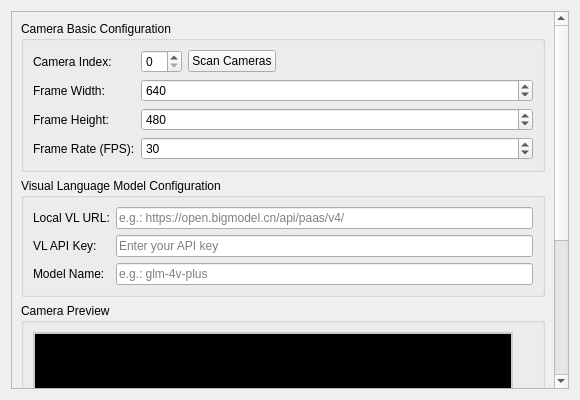
<?xml version="1.0" encoding="UTF-8"?>
<ui version="4.0">
 <class>CameraWidget</class>
 <widget class="QWidget" name="CameraWidget">
  <property name="geometry">
   <rect>
    <x>0</x>
    <y>0</y>
    <width>580</width>
    <height>400</height>
   </rect>
  </property>
  <property name="windowTitle">
   <string>Camera</string>
  </property>
  <layout class="QVBoxLayout" name="verticalLayout">
   <item>
    <widget class="QScrollArea" name="scrollArea">
     <property name="widgetResizable">
      <bool>true</bool>
     </property>
     <widget class="QWidget" name="scrollAreaWidgetContents">
      <property name="geometry">
       <rect>
        <x>0</x>
        <y>0</y>
        <width>578</width>
        <height>380</height>
       </rect>
      </property>
      <layout class="QVBoxLayout" name="contentLayout">
       <item>
        <widget class="QGroupBox" name="camera_basic_group">
         <property name="title">
          <string>Camera Basic Configuration</string>
         </property>
         <layout class="QFormLayout" name="basic_layout">
          <item row="0" column="0">
           <widget class="QLabel" name="label_camera_index">
            <property name="text">
             <string>Camera Index:</string>
            </property>
           </widget>
          </item>
          <item row="0" column="1">
           <layout class="QHBoxLayout" name="camera_index_layout">
            <item>
             <widget class="QSpinBox" name="camera_index_spin">
              <property name="minimum">
               <number>0</number>
              </property>
              <property name="maximum">
               <number>10</number>
              </property>
             </widget>
            </item>
            <item>
             <widget class="QPushButton" name="scan_camera_btn">
              <property name="text">
               <string>Scan Cameras</string>
              </property>
             </widget>
            </item>
            <item>
             <spacer name="horizontalSpacer">
              <property name="orientation">
               <enum>Qt::Horizontal</enum>
              </property>
              <property name="sizeHint" stdset="0">
               <size>
                <width>40</width>
                <height>20</height>
               </size>
              </property>
             </spacer>
            </item>
           </layout>
          </item>
          <item row="1" column="0">
           <widget class="QLabel" name="label_frame_width">
            <property name="text">
             <string>Frame Width:</string>
            </property>
           </widget>
          </item>
          <item row="1" column="1">
           <widget class="QSpinBox" name="frame_width_spin">
            <property name="minimum">
             <number>320</number>
            </property>
            <property name="maximum">
             <number>3840</number>
            </property>
            <property name="singleStep">
             <number>160</number>
            </property>
            <property name="value">
             <number>640</number>
            </property>
           </widget>
          </item>
          <item row="2" column="0">
           <widget class="QLabel" name="label_frame_height">
            <property name="text">
             <string>Frame Height:</string>
            </property>
           </widget>
          </item>
          <item row="2" column="1">
           <widget class="QSpinBox" name="frame_height_spin">
            <property name="minimum">
             <number>240</number>
            </property>
            <property name="maximum">
             <number>2160</number>
            </property>
            <property name="singleStep">
             <number>120</number>
            </property>
            <property name="value">
             <number>480</number>
            </property>
           </widget>
          </item>
          <item row="3" column="0">
           <widget class="QLabel" name="label_fps">
            <property name="text">
             <string>Frame Rate (FPS):</string>
            </property>
           </widget>
          </item>
          <item row="3" column="1">
           <widget class="QSpinBox" name="fps_spin">
            <property name="minimum">
             <number>1</number>
            </property>
            <property name="maximum">
             <number>60</number>
            </property>
            <property name="value">
             <number>30</number>
            </property>
           </widget>
          </item>
         </layout>
        </widget>
       </item>
       <item>
        <widget class="QGroupBox" name="vl_group">
         <property name="title">
          <string>Visual Language Model Configuration</string>
         </property>
         <layout class="QFormLayout" name="vl_layout">
          <item row="0" column="0">
           <widget class="QLabel" name="label_local_vl_url">
            <property name="text">
             <string>Local VL URL:</string>
            </property>
           </widget>
          </item>
          <item row="0" column="1">
           <widget class="QLineEdit" name="local_vl_url_edit">
            <property name="placeholderText">
             <string>e.g.: https://open.bigmodel.cn/api/paas/v4/</string>
            </property>
           </widget>
          </item>
          <item row="1" column="0">
           <widget class="QLabel" name="label_vl_api_key">
            <property name="text">
             <string>VL API Key:</string>
            </property>
           </widget>
          </item>
          <item row="1" column="1">
           <widget class="QLineEdit" name="vl_api_key_edit">
            <property name="echoMode">
             <enum>QLineEdit::Password</enum>
            </property>
            <property name="placeholderText">
             <string>Enter your API key</string>
            </property>
           </widget>
          </item>
          <item row="2" column="0">
           <widget class="QLabel" name="label_models">
            <property name="text">
             <string>Model Name:</string>
            </property>
           </widget>
          </item>
          <item row="2" column="1">
           <widget class="QLineEdit" name="models_edit">
            <property name="placeholderText">
             <string>e.g.: glm-4v-plus</string>
            </property>
           </widget>
          </item>
         </layout>
        </widget>
       </item>
       <item>
        <widget class="QGroupBox" name="preview_group">
         <property name="title">
          <string>Camera Preview</string>
         </property>
         <layout class="QVBoxLayout" name="preview_layout">
          <item>
           <widget class="QLabel" name="preview_label">
            <property name="minimumSize">
             <size>
              <width>320</width>
              <height>240</height>
             </size>
            </property>
            <property name="maximumSize">
             <size>
              <width>480</width>
              <height>360</height>
             </size>
            </property>
            <property name="styleSheet">
             <string>border: 2px solid #ccc; background-color: #000;</string>
            </property>
            <property name="text">
             <string>Camera Preview Area
Click refresh preview or change camera index</string>
            </property>
            <property name="alignment">
             <set>Qt::AlignCenter</set>
            </property>
           </widget>
          </item>
          <item>
           <layout class="QHBoxLayout" name="preview_controls_layout">
            <item>
             <widget class="QPushButton" name="start_preview_btn">
              <property name="text">
               <string>Start Preview</string>
              </property>
             </widget>
            </item>
            <item>
             <widget class="QPushButton" name="stop_preview_btn">
              <property name="text">
               <string>Stop Preview</string>
              </property>
              <property name="enabled">
               <bool>false</bool>
              </property>
             </widget>
            </item>
            <item>
             <spacer name="preview_spacer">
              <property name="orientation">
               <enum>Qt::Horizontal</enum>
              </property>
              <property name="sizeHint" stdset="0">
               <size>
                <width>40</width>
                <height>20</height>
               </size>
              </property>
             </spacer>
            </item>
           </layout>
          </item>
         </layout>
        </widget>
       </item>
       <item>
        <spacer name="verticalSpacer">
         <property name="orientation">
          <enum>Qt::Vertical</enum>
         </property>
         <property name="sizeHint" stdset="0">
          <size>
           <width>20</width>
           <height>20</height>
          </size>
         </property>
        </spacer>
       </item>
      </layout>
     </widget>
    </widget>
   </item>
  </layout>
 </widget>
 <resources/>
 <connections/>
</ui>
